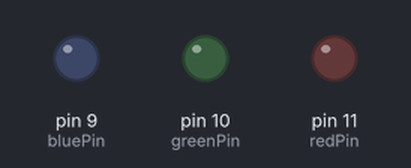
The sketch below on a simulated Arduino Uno, built with avr-gcc and run on an emulated ATmega328P. Shown: output pins drawn as LEDs (lit = HIGH).

Above: at 0.5 s.
At 1.5 s:
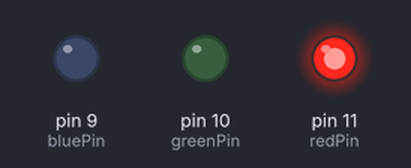
At 2.5 s:
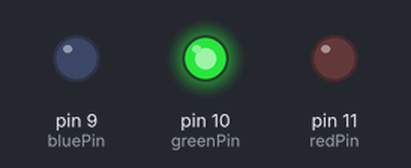
At 3.5 s:
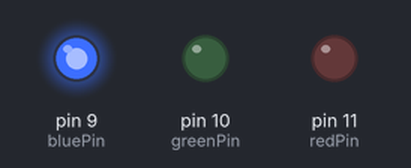
At 4.5 s:
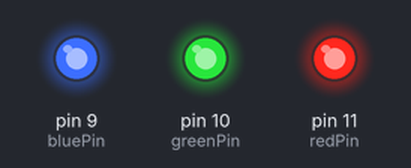
Timing chart, 0 to 6.5 s (numbered marks = the images above):
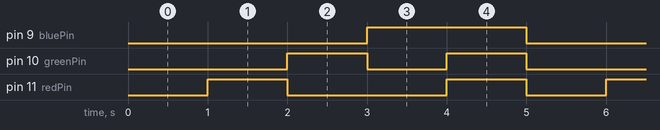

Measured:
- by itself, pin 9 (bluePin): alternates HIGH for 2.0 s and LOW for 3.0 s
- by itself, pin 10 (greenPin): repeats every 5.0 s: LOW 1.0 s, HIGH 1.0 s, LOW 2.0 s, HIGH 1.0 s
- by itself, pin 11 (redPin): repeats every 5.0 s: LOW 2.0 s, HIGH 1.0 s, LOW 1.0 s, HIGH 1.0 s

The sketch:

ex6.ino
```cpp
int redPin = 11;               //宣告紅色LED接腳
int greenPin = 10;             //宣告綠色LED接腳
int bluePin = 9;               //宣告藍色LED接腳
void setup()
{
  pinMode(redPin, OUTPUT);     //設定紅色LED接腳
  pinMode(greenPin, OUTPUT);  //設定綠色LED接腳
  pinMode(bluePin, OUTPUT);   //設定藍色LED接腳
}
void loop()
{
analogWrite(redPin,0);          // 全暗
analogWrite(greenPin,0);
analogWrite(bluePin,0);
delay(1000);
analogWrite(redPin,255);       // 紅
analogWrite(greenPin,0);
analogWrite(bluePin,0);
delay(1000);
analogWrite(redPin,0);          // 綠
analogWrite(greenPin,255);
analogWrite(bluePin,0);
delay(1000);
analogWrite(redPin,0);          // 藍
analogWrite(greenPin,0);
analogWrite(bluePin,255);
delay(1000);
analogWrite(redPin,255);          // 白
analogWrite(greenPin,255);
analogWrite(bluePin,255);
delay(1000);
}
```
